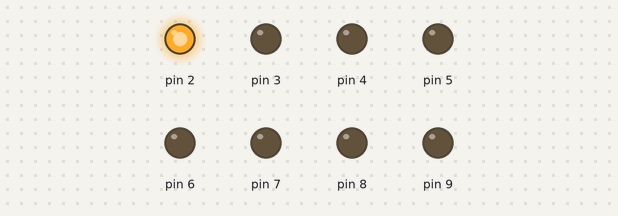
Simulated run of this sketch. Board: Arduino Uno, built with avr-gcc and run on an emulated ATmega328P. Shown: output pins drawn as LEDs (lit = HIGH).

Above: at 1.0 s.
At 3.0 s:
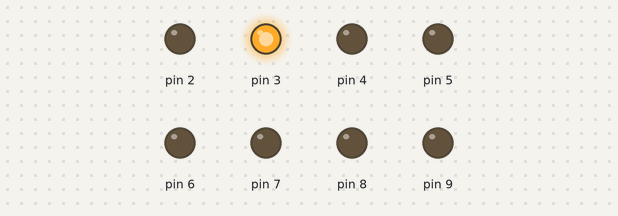
Timing chart, 0 to 5.2 s (numbered marks = the images above):
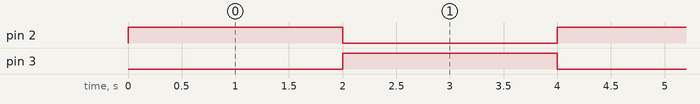

The sketch:

Job8.ino
```cpp
void setup(){
pinMode(2,OUTPUT);
pinMode(3,OUTPUT);
pinMode(4,OUTPUT);
pinMode(5,OUTPUT);
pinMode(6,OUTPUT);
pinMode(7,OUTPUT);
pinMode(8,OUTPUT);
pinMode(9,OUTPUT);

}

void loop(){
digitalWrite(2,HIGH);
digitalWrite(3,LOW);
delay(2000);
digitalWrite(2,LOW);
digitalWrite(3,HIGH);
delay(2000);
}
```

Measured:
- by itself, pin 2, pin 3: alternates HIGH for 2.0 s and LOW for 2.0 s
